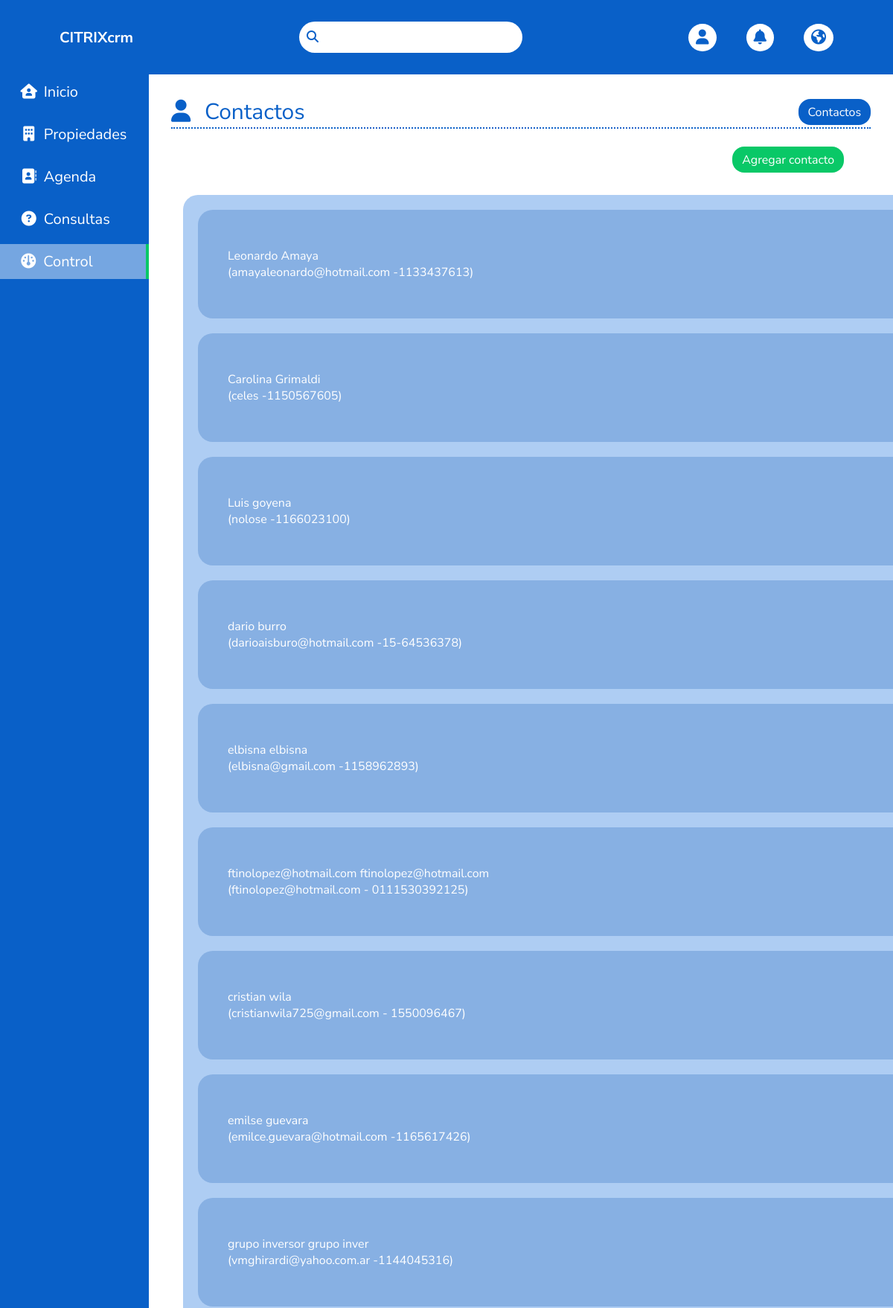
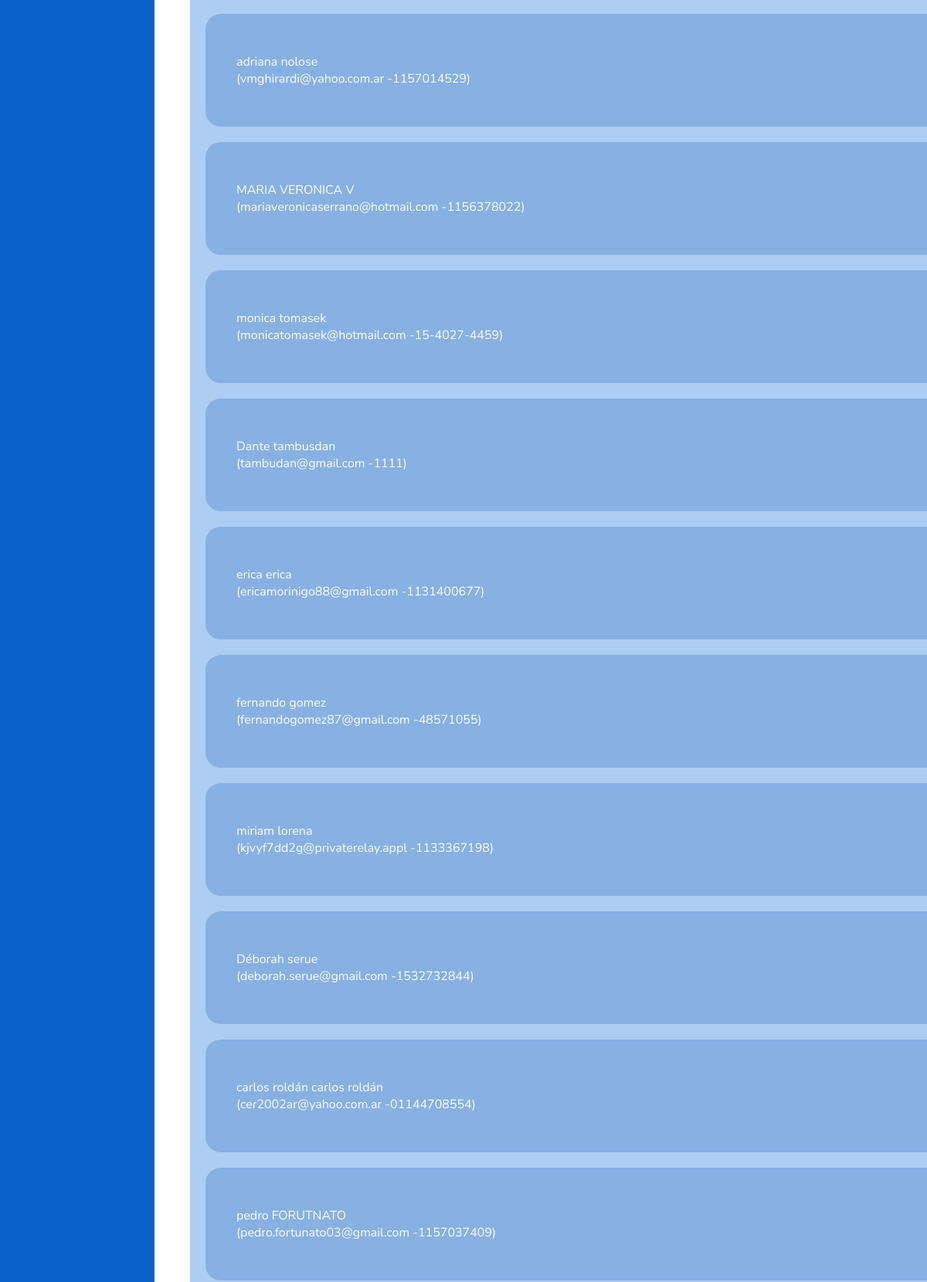
The page /controladmin.php?page=contacto (signed in, upper part) on the database its author committed (2 pictures, top to bottom).
### tables this page shows
CREATE TABLE `wp_contactos` (
  `id` bigint(20) unsigned NOT NULL AUTO_INCREMENT,
  `created` datetime DEFAULT NULL,
  `modified` datetime DEFAULT NULL,
  `created_by` int(10) unsigned NOT NULL DEFAULT '0',
  `modified_by` int(10) unsigned NOT NULL DEFAULT '0',
  `nombre` varchar(500) DEFAULT NULL,
  `apellido` varchar(500) DEFAULT NULL,
  `telefono` varchar(500) DEFAULT NULL,
  `celular` varchar(500) DEFAULT NULL,
  `email` varchar(500) DEFAULT NULL,
  `direccion` varchar(500) DEFAULT NULL,
  `localidad` varchar(500) DEFAULT NULL,
  `enviar_busquedas` varchar(500) DEFAULT '',
  `observaciones` varchar(500) DEFAULT NULL,
  `ciudad` varchar(500) DEFAULT NULL,
  `cod_postal` varchar(100) DEFAULT NULL,
  `conyuge` varchar(300) DEFAULT NULL,
  `conyuge_celular` varchar(300) DEFAULT NULL,
  `conyuge_email` varchar(300) DEFAULT NULL,
  `conyuge_tel` varchar(300) DEFAULT NULL,
  `conyuge_cel` varchar(300) DEFAULT NULL,
  `no_emails` tinyint(1) NOT NULL DEFAULT '0',
  `agente_asignado_id` bigint(20) unsigned NOT NULL DEFAULT '0',
  `ha_comprado` tinyint(1) unsigned NOT NULL DEFAULT '0',
  `medio_contacto_id` bigint(20) unsigned NOT NULL DEFAULT '0',
  PRIMARY KEY (`id`)
);

### controladmin.php (the view, shortened to what this page needs)
<?php include 'header.php' ?>
<?php include 'sidebar.php' ?>
<?php if ($_GET['page']  == 'contacto'){?>
        <main class="main" id="main">
            <div class="main__container">
                <div class="main__container__top">
                    <div class="main__title"><i class="fa-solid fa-user main__h1--emoji"></i><h1 class="main__h1">Contactos</h1></div>
                    <div class="main__buttons">
                        <a class="main__buttons__button <?php if($_GET['page']=='contacto'){echo 'main__buttons__button--active';};?>" href="controladmin.php?page=contacto">Contactos</a>
                    </div>
                </div>
                <div class="main__decoration"></div>
                <div class="menu__main__buttons">
                    <div class="main__buttons">
                        <a class="main__buttons__button" href="adminagregar.php?page=contacto">Agregar contacto</a>
                    </div>
                </div>
                    <div class="main__perfil">
                        <div class="main__perfil__container">
                            <ul class="propiedades__ul">
                            <?php
                                $sentencia = $connect->prepare("SELECT * from wp_contactos ORDER BY id DESC") or die('query failed');
                                $sentencia->execute();
                                $list_usuarios = $sentencia->fetchAll();
                                foreach($list_usuarios as $usuario){
                                    $id = $usuario['id'];
                                    $nombre = $usuario['nombre'];
                                    $apellido = $usuario['apellido'];
                                    $celular = $usuario['telefono'];
                                    $email = $usuario['email'];
                                ?>
                                <li class="propiedades__li" id="li<?php echo $id?>">
                                    <div class="propiedades__nombre-detalles-precio">
                                        <span class="propiedades__nombre"><?php echo $nombre.' '.$apellido;?></span>
                                        <span class="propiedades__detalles"><?php echo '('.$email.' -'.$celular. ') '?></span>
                                    </div>
                                </li>
                                <?php };?>
                            </ul>
                    </div>
                </div>
            </div>
        </main>
<?php };?>
    </div>
</body>
</html>

### header.php (shortened to what this page needs)
<!DOCTYPE html>
<html lang="en">
<head>
    <link rel="stylesheet" href="reset.css">
    <link rel="stylesheet" href="global.css">
    <link rel="stylesheet" href="<?php echo ucfirst(basename($_SERVER['PHP_SELF'], ".php"))?>.css">
</head>
<body>
    <div class="body__container">
        <header class="header">
            <div class="header__container">
                <div class="header__logo">
                    <h2>CITRIXcrm</h2>
                </div>
                <form action="" method="POST" class="header__form" autocomplete="off">
                    <input class="header__form__input header__search" name="campo" placeholder="&#XF002" id="campo" type="text">
                </form>
                <nav class="header__nav" id="header__nav">
                    <ul class="header__ul">
                        <li class="header__li header__li-user ">
                            <span class="header__span"><i class="fa-solid fa-user"></i></span>
                        </li>
                        <li class="header__li"><a href="" class="header__a"><i class="fa-solid fa-bell"></i></a></li>
                        <li class="header__li"><a href="" class="header__a"><i class="fa-solid fa-earth-americas"></i></a></li>
                    </ul>
                </nav>
            </div>
        </header>

### sidebar.php
<div class="sidebar" id="sidebar">
    <nav class="sidebar__nav">
        <ul class="sidebar__ul">
            <li class="sidebar__li <?php if(basename($_SERVER['PHP_SELF']) == "index.php"){ echo "sidebar__li--active";}?>"><a href="index.php" class="sidebar__a"><i class="fa-solid fa-home-user sidebar__emoji"></i>Inicio</a></li>
            <li class="sidebar__li <?php if(basename($_SERVER['PHP_SELF']) == "propiedades.php"){ echo "sidebar__li--active";}?>"><a href="propiedades.php" class="sidebar__a"><i class="fa-solid fa-building sidebar__emoji"></i>Propiedades</a></li>
            <li class="sidebar__li <?php if(basename($_SERVER['PHP_SELF']) == "agenda.php"){ echo "sidebar__li--active";}?>"><a href="agenda.php" class="sidebar__a"><i class="fa-solid fa-address-book sidebar__emoji"></i>Agenda</a></li>
            <li class="sidebar__li <?php if(basename($_SERVER['PHP_SELF']) == "consultas.php"){ echo "sidebar__li--active";}?>"><a href="consultas.php" class="sidebar__a"><i class="fa-solid fa-circle-question sidebar__emoji"></i>Consultas</a></li>
            <li class="sidebar__li <?php if(basename($_SERVER['PHP_SELF']) == "controladmin.php"){ echo "sidebar__li--active";}?>"><a href="controladmin.php" class="sidebar__a"><i class="fa-solid fa-gauge sidebar__emoji"></i>Control</a></li>
        </ul>
    </nav>
</div>

### global.css (style rules this page uses)
:root { --color-principal-scrollbar:#09c867; --color-secundario-scrollbar:#0960c8; --color-body-selection:#09c867; --color-principal-header:#0960c8 ; --color-secundario-header:white; --color-terciario-header:#09c867; --color-principal-sidebar:#0960c8; --color-secundario-sidebar:white; --color-terciario-sidebar:#09c867; --body-color: #aecdf3; --body-select-hover-checked:#09c86881; --color-principal-main:#0960c8; --color-secundario-main:#09c867; --color-terciario-main:white; }
body { min-height: 100vh; font-family: 'Nunito Sans', sans-serif; margin: 0 auto; }
.body__container { overflow-x: hidden; background-color: var(--body-color); min-height: 100vh; }
ul { list-style: none; }
a { text-decoration: none; }
.header { width: 100%; height: 6.25em; background-color: var(--color-principal-header); position: fixed; top: 0; right: 0; z-index: 999; }
.header__container { height: 100%; display: flex; justify-content: space-between; align-items: center; align-content: center; margin: 0 auto; padding: 0 5em; }
.header__logo { cursor: pointer; user-select: none; }
.header__logo h2 { font-size: 1.25em; color: var(--color-secundario-sidebar); text-align: center; font-weight: bold; }
.header__form { width: 18.75em; }
.header__search { background-color: var(--color-secundario-header); padding: 0.625em; border-radius: 3.125em; text-align: start; width: 100%; color: var(--color-principal-header); }
.header__search::placeholder { font-family: "Font Awesome 6 Free"; font-weight: 900; }
.header__ul { display: flex; gap: 2.5em; }
.header__li { background-color: var(--color-secundario-header); padding: 0.313em 0.625em; border-radius: 50%; position: relative; }
.header__a, .header__span { color: var(--color-principal-header); font-size: 1.25em; cursor: pointer; }
.sidebar { width: 12.5em; position: fixed; background-color: var(--color-principal-sidebar) ; top: 6.25em; height: 100%; display: flex; flex-direction: column; justify-content: flex-start; z-index: 998; }
.sidebar__li { margin-bottom:0.625em; padding: 0.625em 0; }
.sidebar__li--active { border-right: 0.25em solid var(--color-terciario-sidebar) ; background-color: rgba(255, 255, 255, 0.438); }
.sidebar__a { color: var(--color-secundario-sidebar); font-size: 1.25em; margin-left: 10%; }
.sidebar__emoji { margin-right: 0.063em; justify-content: center; align-items: center; text-align: center; display: inline-block; width: 1.875em; }
.main { padding: 6.25em 0 0 12.5em; }
.main__container { min-height: 100vh; padding: 3%; background-color:white; }
.main__decoration { content: ''; width: 100%; border-top: 0.125em dotted var(--color-principal-main); }

### rows shown on the page
wp_contactos: nombre "Leonardo", apellido "Amaya", email "amayaleonardo@hotmail.com", telefono "1133437613"
wp_contactos: nombre "Carolina", apellido "Grimaldi", email "celes", telefono "1150567605"
wp_contactos: nombre "Luis", apellido "goyena", email "nolose", telefono "1166023100"
wp_contactos: nombre "dario", apellido "burro", email "darioaisburo@hotmail.com", telefono "15-64536378"
wp_contactos: nombre "elbisna", apellido "elbisna", email "elbisna@gmail.com", telefono "1158962893"
wp_contactos: nombre "ftinolopez@hotmail.com", apellido "ftinolopez@hotmail.com", email "ftinolopez@hotmail.com", telefono "0111530392125"
wp_contactos: nombre "cristian", apellido "wila", email "cristianwila725@gmail.com", telefono "1550096467"
wp_contactos: nombre "emilse", apellido "guevara", email "emilce.guevara@hotmail.com", telefono "1165617426"
wp_contactos: nombre "grupo inversor", apellido "grupo inver", email "vmghirardi@yahoo.com.ar", telefono "1144045316"
wp_contactos: nombre "adriana", apellido "nolose", email "vmghirardi@yahoo.com.ar", telefono "1157014529"
wp_contactos: nombre "MARIA VERONICA", apellido "V", email "mariaveronicaserrano@hotmail.com", telefono "1156378022"
wp_contactos: nombre "monica", apellido "tomasek", email "monicatomasek@hotmail.com", telefono "15-4027-4459"
wp_contactos: nombre "Dante", apellido "tambusdan", email "tambudan@gmail.com", telefono "1111"
wp_contactos: nombre "erica", apellido "erica", email "ericamorinigo88@gmail.com", telefono "1131400677"
wp_contactos: nombre "fernando", apellido "gomez", email "fernandogomez87@gmail.com", telefono "48571055"
wp_contactos: nombre "miriam", apellido "lorena", email "kjvyf7dd2g@privaterelay.appl", telefono "1133367198"
wp_contactos: nombre "Déborah", apellido "serue", email "deborah.serue@gmail.com", telefono "1532732844"
wp_contactos: nombre "carlos roldán", apellido "carlos roldán", email "cer2002ar@yahoo.com.ar", telefono "01144708554"
wp_contactos: nombre "pedro", apellido "FORUTNATO", email "pedro.fortunato03@gmail.com", telefono "1157037409"
